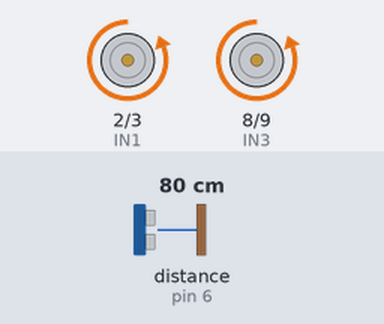
Recording of a sketch running on a simulated Arduino Uno, built with avr-gcc and run on an emulated ATmega328P. Shown: motor-driver pin pairs drawn as motors (green arrow = first pin HIGH = forward, orange = second pin HIGH = backward, longer = more drive, scaled by the enable pin). Wiring (inferred from the names in the program): ultrasonic range finder: trigger pin 7; echo pin 6. The inputs (shaded band) are chosen by the test bench; at power-on: distance to the obstacle (sensor on pin 6) 80 cm. The echo pulse lasts 58.3 µs per cm.

Above: at 1.2 s.
1.3 s: distance to the obstacle (sensor on pin 6) set to 23 cm
2.8 s: distance to the obstacle (sensor on pin 6) set to 18 cm
At 3.4 s:
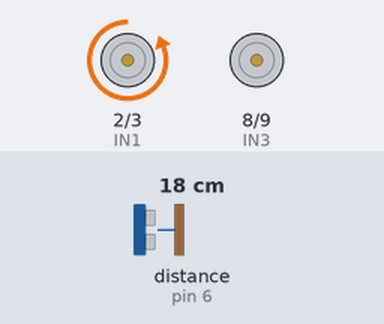
5.8 s: distance to the obstacle (sensor on pin 6) set to 4 cm
8.8 s: distance to the obstacle (sensor on pin 6) set to 2 cm
At 9.5 s:
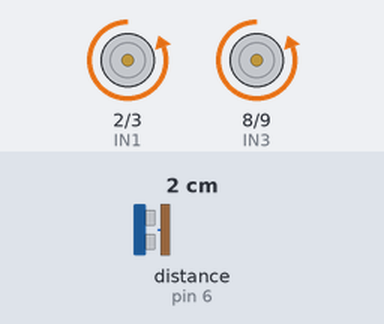
10.7 s: distance to the obstacle (sensor on pin 6) set to 9 cm
At 10.8 s:
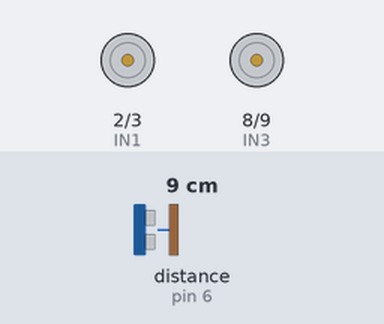
Timing chart, 0 to 14.7 s (numbered marks = the images above; inputs shaded):
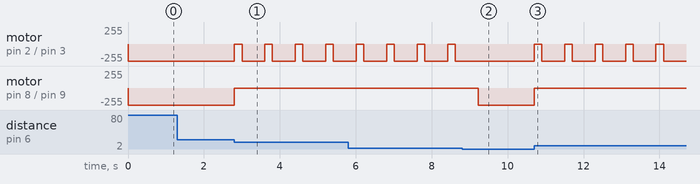

Measured:
- the behaviour switches between 21 and 20 cm on distance to the obstacle (sensor on pin 6) (found by bisection; images 0 and 1)
- the behaviour switches between 3 and 2 cm on distance to the obstacle (sensor on pin 6) (found by bisection; images 1 and 2)
- after the input at 1.3 s, every drawn part: stays the same
- after the input at 2.8 s, motor on pin 2 (IN1) / pin 3 (IN2): alternates backward 255/255 for 0.60 s and stopped for 0.20 s, starting at once; motor on pin 8 (IN3) / pin 9 (IN4): backward 255/255 → stopped at once
- after the input at 8.8 s, motor on pin 2 (IN1) / pin 3 (IN2): stops changing and stays backward 255/255; motor on pin 8 (IN3) / pin 9 (IN4): stopped → backward 255/255 after 0.42 s
- after the input at 10.7 s, motor on pin 2 (IN1) / pin 3 (IN2): alternates backward 255/255 for 0.60 s and stopped for 0.20 s, starting at once; motor on pin 8 (IN3) / pin 9 (IN4): backward 255/255 → stopped at once

The sketch:

Carrito.ino
```cpp
//Sensor
 int TRIG = 7;
 int ECO = 6;
 int DURACION;
 float DISTANCIA;

//Ruedas
 int IN1 = 2; //verde
 int IN2 = 3; //azul
 int EN1 = 5; //amarillo

 int IN3 = 8; //morado
 int IN4 = 9; //gris
 int EN2 = 11; //blanco
 int VELOCIDAD;

 //Distancias
 int maxDist = 20;
 int minDist = 2;


void setup() {
  //sensor
  pinMode(TRIG, OUTPUT);
  pinMode(ECO, INPUT);
  Serial.begin(9600);

  //ruedas
  pinMode(IN1, OUTPUT);
  pinMode(IN2, OUTPUT);
  pinMode(EN1, OUTPUT);

  pinMode(IN3, OUTPUT);
  pinMode(IN4, OUTPUT);
  pinMode(EN2, OUTPUT);
}

void loop() {
     DISTANCIA = calcularDistancia();
     if (DISTANCIA <= maxDist && DISTANCIA >= minDist){
        detener();
        delay (200);
        izquierda();
        delay(600);
     }
     else{
        avanzar();
     }
}

void avanzar(){
    digitalWrite(EN1, HIGH);
    digitalWrite(IN1, LOW);
    digitalWrite(IN2, HIGH);
    digitalWrite(EN2, HIGH);
    digitalWrite(IN3, LOW);
    digitalWrite(IN4, HIGH);
}

void detener(){
    digitalWrite(EN1, LOW);
    digitalWrite(EN2, LOW);
}

void derecha(){
    digitalWrite(EN2, HIGH);
    digitalWrite(IN3, LOW);
    digitalWrite(IN4, HIGH);
}

void izquierda(){
    digitalWrite(EN1, HIGH);
    digitalWrite(IN1, LOW);
    digitalWrite(IN2, HIGH);
    digitalWrite(EN2, LOW);
    digitalWrite(IN3, LOW);
    digitalWrite(IN4, LOW);
}

float calcularDistancia(){
   digitalWrite(TRIG, HIGH);
   delay(1);
   digitalWrite(TRIG, LOW);
   DURACION = pulseIn(ECO, HIGH);
   DISTANCIA = DURACION / 58.2;
   return DISTANCIA;
}
```
